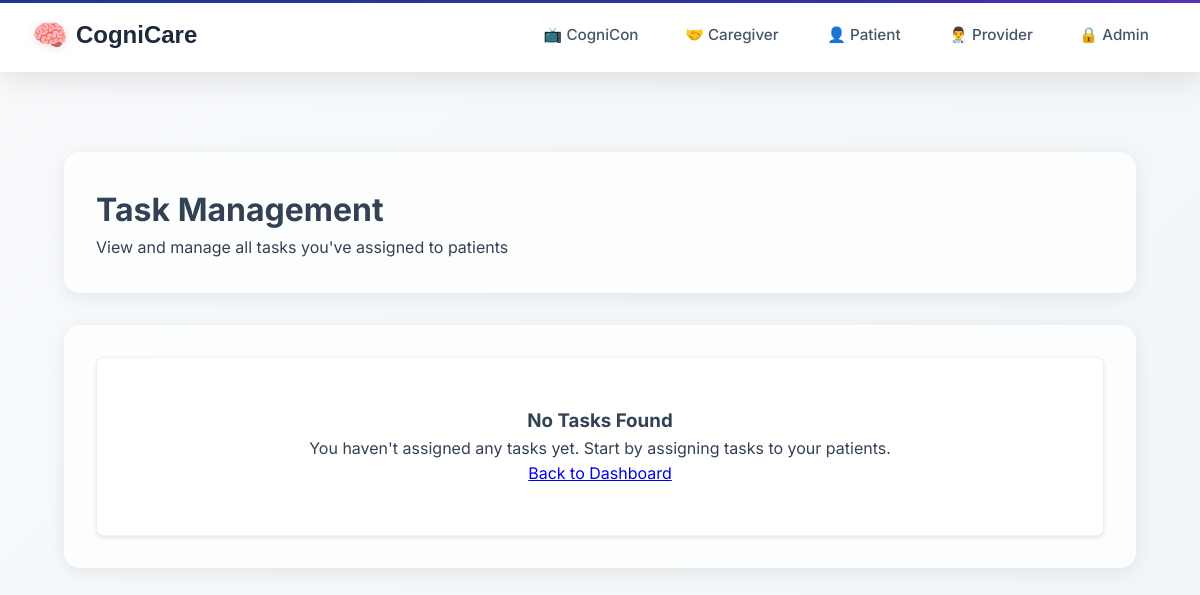
Before: /taskmanager/provider/tasks/ (signed in) with the older database file.
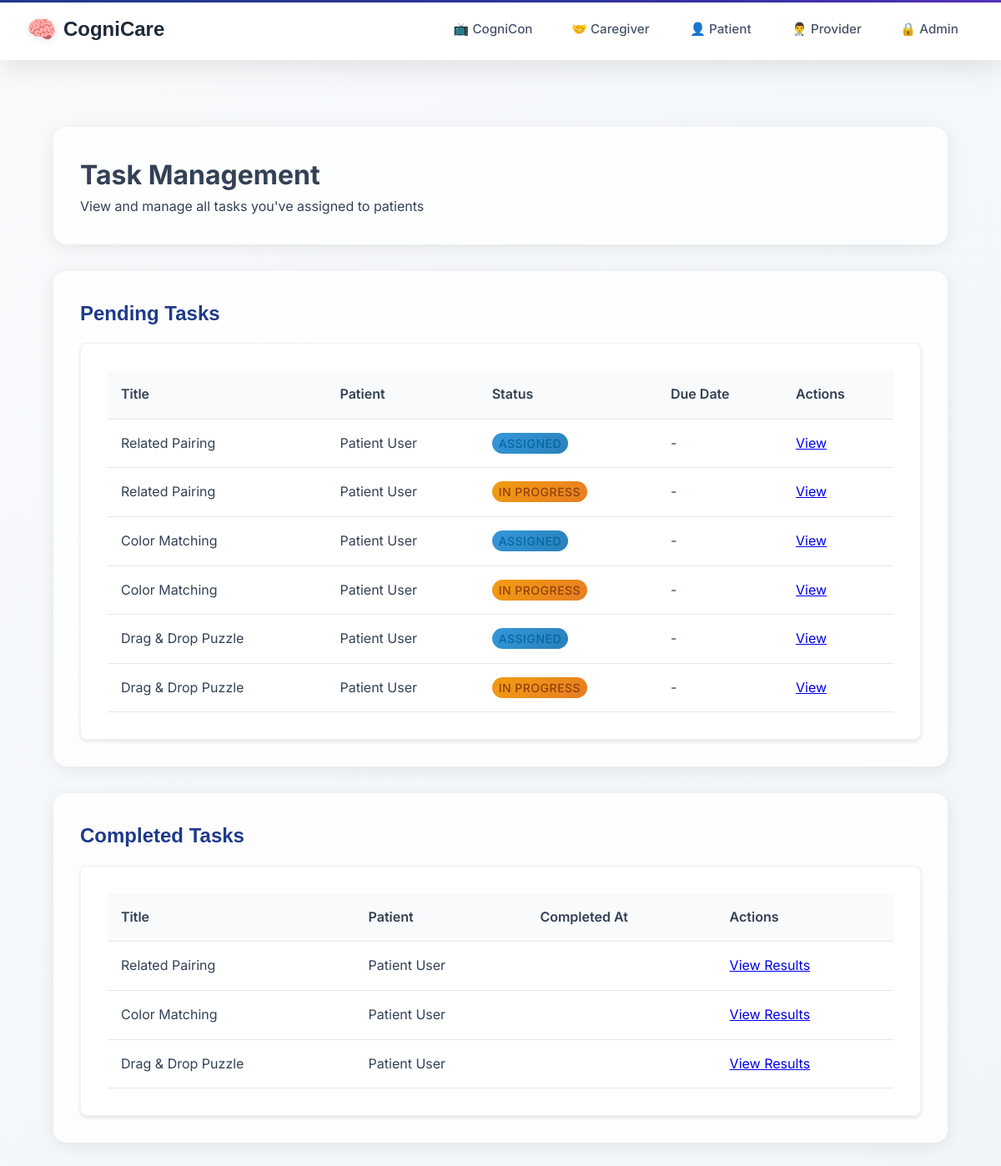
After: the same page with the newer database file.
### taskmanager/models.py (models this page shows, shortened)
class Task(models.Model):
    title = models.CharField(max_length=255)
    description = models.TextField(blank=True, null=True)
    task_type = models.CharField(max_length=50, choices=TASK_TYPES)
    difficulty = models.CharField(
        max_length=50,
        choices=DIFFICULTY_LEVELS,
        blank=True,
        null=True,
        help_text="Cognitive difficulty level for games"
    )
    assigned_by = models.ForeignKey(UserProfile, related_name='assigned_tasks', on_delete=models.CASCADE)
    assigned_to = models.ForeignKey(UserProfile, related_name='tasks', on_delete=models.CASCADE)
    completed_by = models.ForeignKey(UserProfile, related_name='completed_tasks', on_delete=models.SET_NULL, null=True, blank=True)
    status = models.CharField(max_length=20, choices=[
        ('assigned', 'Assigned'),
        ('in_progress', 'In Progress'),
        ('completed', 'Completed'),
    ], default='assigned')
    created_at = models.DateTimeField(auto_now_add=True)
    assigned_at = models.DateTimeField(auto_now_add=True)
    due_date = models.DateTimeField(blank=True, null=True)
    completed_at = models.DateTimeField(null=True, blank=True)
    task_config = models.JSONField(default=dict, blank=True)
    class Meta:
        ordering = ['-created_at']

### users/models.py (models this page shows, shortened)
class UserProfile(models.Model):
    USER_TYPES = (
        ('admin', 'Administrator'),  # Admin users
        ('provider', 'Healthcare Provider'),  # Providers
        ('caregiver', 'Caregiver'),  # Caregivers
        ('patient', 'Patient'),  # All patients
    )
    user = models.OneToOneField(User, on_delete=models.CASCADE, related_name='profile')  # each user must have a profile
    user_type = models.CharField(max_length=20, choices=USER_TYPES)  # set specific user role
    provider = models.ForeignKey('self', on_delete=models.SET_NULL, null=True, blank=True,
                                related_name='managed_patients', limit_choices_to={'user_type': 'provider'})  # provider link
    patient = models.ForeignKey('self', on_delete=models.SET_NULL, null=True, blank=True,
                               related_name='caregivers', limit_choices_to={'user_type': 'patient'})  # patienr link
    linked_patients = models.ManyToManyField(
        'self',
        symmetrical=False,
        related_name='linked_caregivers',
        limit_choices_to={'user_type': 'patient'},
        blank=True,
        help_text="Patients this caregiver can access"  # Caregivers can see these patients
    )

### taskmanager/views.py (the view)
# urls.py: path('provider/tasks/', views.provider_task_management, name='provider_task_management'),
@login_required
def provider_task_management(request):
    if not hasattr(request.user, 'profile') or request.user.profile.user_type != 'provider':
        messages.error(request, 'You do not have permission to access task management.')
        return redirect('home')
    assigned_tasks = Task.objects.filter(assigned_by=request.user.profile)
    context = {
        'assigned_tasks': assigned_tasks,
        'pending_tasks': assigned_tasks.filter(status__in=['assigned', 'in_progress']),
        'completed_tasks': assigned_tasks.filter(status='completed'),
    }
    return render(request, 'tasks/assign/provider_task_management.html', context)

### templates/tasks/assign/provider_task_management.html (shortened to what this page needs)
{% extends 'layouts/base.html' %}
{% block content %}
<div class="container">
    <div class="section">
        <h1>Task Management</h1>
        <p>View and manage all tasks you've assigned to patients</p>
    </div>
    {% if pending_tasks %}
    <div class="section">
        <h2>Pending Tasks</h2>
        <div class="card">
            <table class="table">
                <thead>
                    <tr>
                        <th>Title</th>
                        <th>Patient</th>
                        <th>Status</th>
                        <th>Due Date</th>
                        <th>Actions</th>
                    </tr>
                </thead>
                <tbody>
                    {% for task in pending_tasks %}
                    <tr>
                        <td>{{ task.title }}</td>
                        <td>{{ task.assigned_to.user.get_full_name }}</td>
                        <td><span class="status-badge status-{{ task.status }}">{{ task.get_status_display }}</span></td>
                        <td>{% if task.due_date %}{{ task.due_date|date:"M d, Y g:i A" }}{% else %}-{% endif %}</td>
                        <td>
                            <a href="{% url 'taskmanager:task_results' task.id %}" class="mdc-button mdc-button--outlined">View</a>
                        </td>
                    </tr>
                    {% endfor %}
                </tbody>
            </table>
        </div>
    </div>
    {% endif %}
    {% if completed_tasks %}
    <div class="section">
        <h2>Completed Tasks</h2>
        <div class="card">
            <table class="table">
                <thead>
                    <tr>
                        <th>Title</th>
                        <th>Patient</th>
                        <th>Completed At</th>
                        <th>Actions</th>
                    </tr>
                </thead>
                <tbody>
                    {% for task in completed_tasks %}
                    <tr>
                        <td>{{ task.title }}</td>
                        <td>{{ task.assigned_to.user.get_full_name }}</td>
                        <td>{{ task.completed_at|date:"M d, Y g:i A" }}</td>
                        <td>
                            <a href="{% url 'taskmanager:task_results' task.id %}" class="mdc-button mdc-button--raised">View Results</a>
                        </td>
                    </tr>
                    {% endfor %}
                </tbody>
            </table>
        </div>
    </div>
    {% endif %}
    {% if not pending_tasks and not completed_tasks %}
    <div class="section">
        <div class="card no-tasks">
            <h3>No Tasks Found</h3>
            <p>You haven't assigned any tasks yet. Start by assigning tasks to your patients.</p>
            <a href="{% url 'provider_dashboard' %}" class="mdc-button mdc-button--outlined">
                <span class="mdc-button__label">Back to Dashboard</span>
            </a>
        </div>
    </div>
    {% endif %}
</div>
{% endblock %}

Changed rows visible on the page:
added Task: title "Related Pairing", assigned_to.user.get_full_name "Patient User", status "ASSIGNED", shown under "Pending Tasks"
added Task: title "Related Pairing", assigned_to.user.get_full_name "Patient User", status "IN PROGRESS", shown under "Pending Tasks"
added Task: title "Color Matching", assigned_to.user.get_full_name "Patient User", status "ASSIGNED", shown under "Pending Tasks"
added Task: title "Color Matching", assigned_to.user.get_full_name "Patient User", status "IN PROGRESS", shown under "Pending Tasks"
added Task: title "Drag & Drop Puzzle", assigned_to.user.get_full_name "Patient User", status "ASSIGNED", shown under "Pending Tasks"
added Task: title "Drag & Drop Puzzle", assigned_to.user.get_full_name "Patient User", status "IN PROGRESS", shown under "Pending Tasks"
added Task: title "Related Pairing", assigned_to.user.get_full_name "Patient User", shown under "Completed Tasks"
added Task: title "Color Matching", assigned_to.user.get_full_name "Patient User", shown under "Completed Tasks"
added Task: title "Drag & Drop Puzzle", assigned_to.user.get_full_name "Patient User", shown under "Completed Tasks"
Other visible differences:
text no longer shown: "No Tasks Found You haven't assigned any tasks yet. Start by assigning tasks to your patients. Back to Dashboard"
text now shown: "Pending Tasks Title Patient Status Due Date Actions Completed Tasks Title Patient Completed At Actions"
